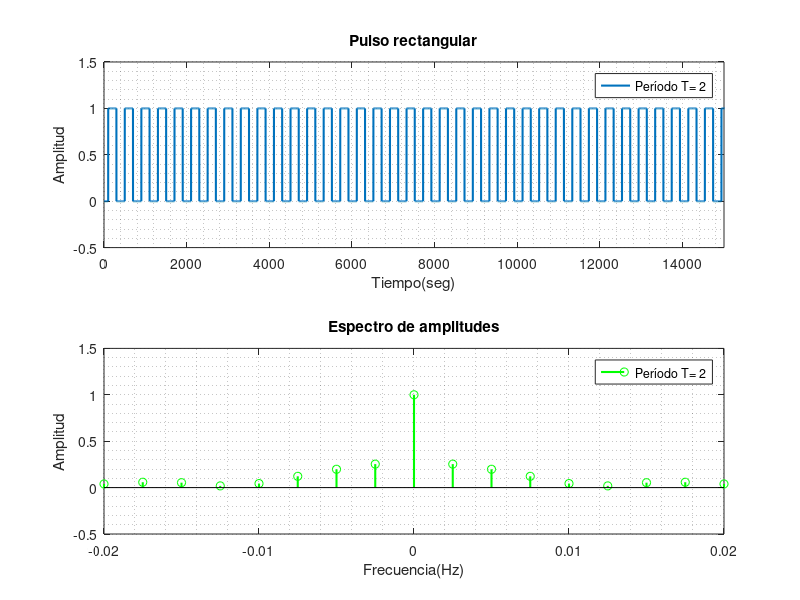

Write MATLAB code to recreate this figure.
%% PRÁCTICA 6.18. Efecto del período sobre el espectro de amplitudes

%VARIACIÓN DEL PERÍODO DEL PULSO T=2, 10, 20 y 500
clc, clear all, close all
%-----GENERACIÓN DE TREN DE PULSOS------------
%VARIABLES PARA PULSOS
T_pulso =2;                                  %Período del pulso
tiempo = -T_pulso:0.01:T_pulso; %Vector de tiempo de pulso
vector_pulso = [];                         %Vector almacenamiento de un pulso                       
Pulso_total = [];                            %Vector almacenamiento de un tren de pulso
Long = length(tiempo);                 %Longitud del vector tiempo
%GENERACIÓN DEL TREN DE PULSOS 
for k=1:100                                 %Longitud del tren de pulsos                          
%Creación de un pulso 
 for j=1:Long
    if tiempo(j)<-1
        vector_pulso(j) = 0;
    end
    if tiempo(j)>-1 & tiempo(j)<1
        vector_pulso(j) = 1;
    end
     if tiempo(j)>1
        vector_pulso(j) = 0;
    end 
 end
Pulso_total = [Pulso_total vector_pulso]; %Almacenamiento de pulso generados 
end
%--------ESPECTRO DE AMPLITUDES--------------
%VARIABLES PARA ESPECTRO DE AMPLITUDES
Freq =100;                                %Frecuencia de trabajo 
F_s=2*Freq*T_pulso;                %Frecuencia de muestreo
T_s= 1/F_s;                               %Período de muestreo
duracion=1;                               %Duración de cada componente (Cn)
t_n=-duracion:T_s:duracion;     %Vector de duración Cn
p=1;                                           %Valor de p=1
%GENERACIÓN DE COEFICIENTES DE LA SERIE COMPLEJA DE FOURIER
C_n=((p/T_s)*sinc(t_n*2*pi*Freq*p/2))/F_s;  %Expresión para generación de Cn
C_n=abs(C_n)
figure
%GRAFICACIÓN DE LA SEÑAL DISCRETA
subplot(2,1,1) 
plot(Pulso_total,'LineWidth',1.5)        %Gráfica de la señal discreta
axis([0 15000 -0.5 1.5]), xlabel('Tiempo(seg)'), ylabel('Amplitud'), title('Pulso rectangular')                    
legend('Período T= 2'), grid minor 
%GRAFICACIÓN DEL ESPECTRO DE AMPLITUDES
subplot(2,1,2)
stem(t_n,C_n,'g','LineWidth',1.5)                %Gráfica del espectro de amplitudes
axis([-0.02 0.02 -0.5 1.5])                      
xlabel('Frecuencia(Hz)'), ylabel('Amplitud'),title('Espectro de amplitudes')                  
legend('Período T= 2'), grid minor
